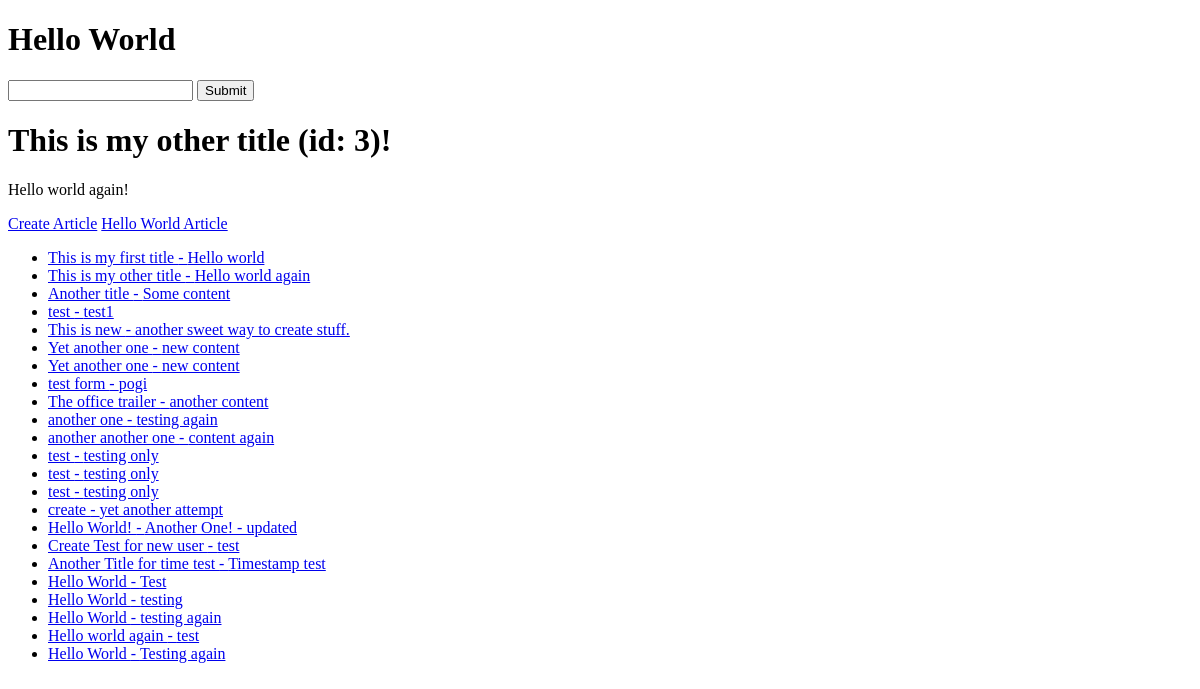
Before: / with the older database file.
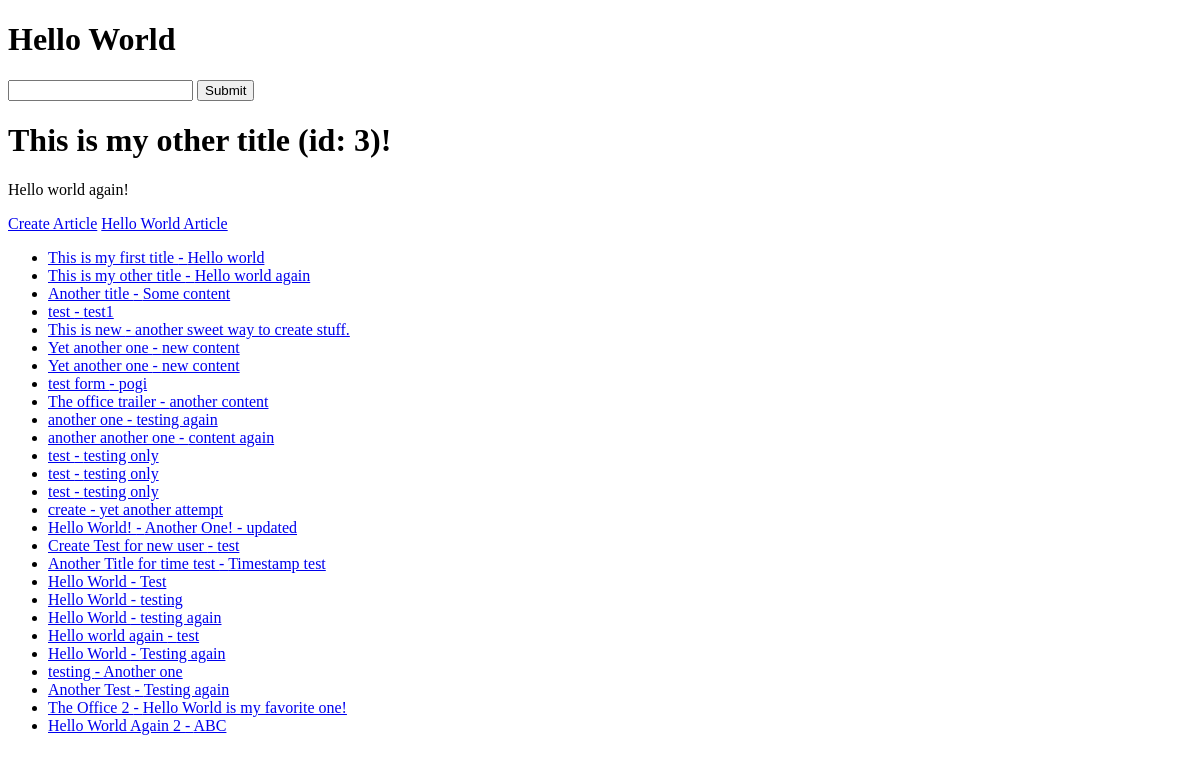
After: the same page with the newer database file.
### articles/models.py (models this page shows, shortened)
class Article(models.Model):
    user = models.ForeignKey(User, blank=True, null=True, on_delete=models.SET_NULL)
    title = models.CharField(max_length=120)
    slug = models.SlugField(unique=True, blank=True, null=True)
    content = models.TextField()
    timestamp = models.DateTimeField(auto_now_add=True)
    updated = models.DateTimeField(auto_now=True)
    publish = models.DateField(auto_now_add=False, auto_now=False, null=True, blank=True)
    objects = ArticleManager()
    def get_absolute_url(self):
        return reverse('article-detail', kwargs={'slug': self.slug})

### trydjango/views.py (the view)
# urls.py: path('', home_view), # index / home / root
def home_view(request, *args, **kwargs):
    name = "Dale"
    number_id = random.randint(1,4)
    article_obj = Article.objects.get(id=number_id)
    article_queryset = Article.objects.all()
    my_list = article_queryset
    context = {
        "object_list": article_queryset,
        "object": article_obj,
        "title": article_obj.title,
        "id": article_obj.id,
        "content": article_obj.content
    }
    HTML_STRING = render_to_string("home-view.html", context=context)
    return HttpResponse(HTML_STRING)

### articles/models.py (called while the page is built)
    def get_queryset(self):
        return ArticleQuerySet(self.model, using=self._db)

### templates/home-view.html
{% extends "base.html" %}
{% block content %}
<h1>{{ title }} (id: {{ id }})!</h1>
<p>{{ content }}!</p>
<a href='{% url "article-create" %}'>Create Article</a>
<a href='{% url "article-detail" slug="hello-world" %}'>Hello World Article</a>
<ul>
    {% for x in object_list %}
        {% if x.title %}
            <li><a href='{{ x.get_absolute_url }}'>{{ x.title }} - {{ x.content }}</a></li>
        {% endif %}
    {% endfor %}
</ul>
{% endblock content %}

### templates/base.html
<!DOCTYPE html>
<html>
    <head>
    </head>
    <body>
        <h1>Hello World</h1>
        <form action="/articles/" method="GET">
            <input type="text" name="q"/>
            <input type="submit"/>
        </form>
        {% block content %}
        {% endblock content %}
    </body>
</html>

Changed rows visible on the page:
added Article: title "testing", content "Another one"
added Article: title "Another Test", content "Testing again"
added Article: title "The Office 2", content "Hello World is my favorite one!"
added Article: title "Hello World Again 2", content "ABC"
